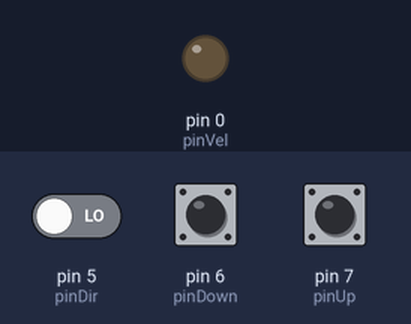
The sketch below on a simulated Arduino Uno, built with avr-gcc and run on an emulated ATmega328P. On the bench: output pins drawn as LEDs (lit = HIGH). Dashed ring = blinking. The inputs (shaded band) are chosen by the test bench; at power-on: pin 7 (pinUp) LOW, pin 6 (pinDown) LOW, pin 5 (pinDir) LOW.

Above: at 1.2 s.
1.3 s: pin 7 (pinUp) pulled HIGH for 0.15 s
At 2.2 s:
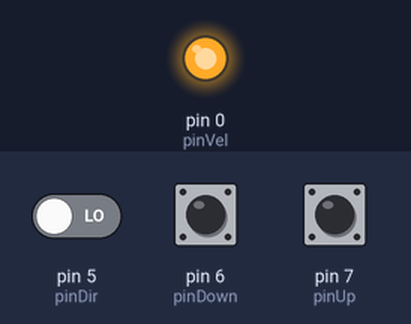
2.9 s: pin 6 (pinDown) pulled HIGH for 1 s
At 3.03 s:
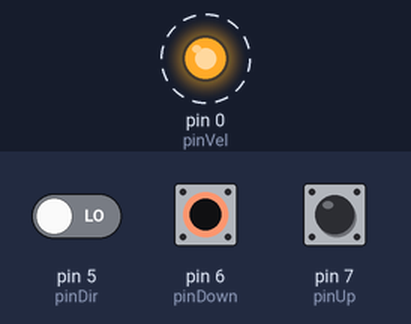
5.9 s: pin 6 (pinDown) pulled HIGH for 3.2 s
At 9.9 s:
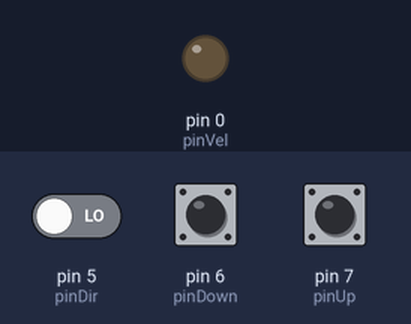
10.6 s: pin 7 (pinUp) pulled HIGH for 1 s
At 11.9 s:
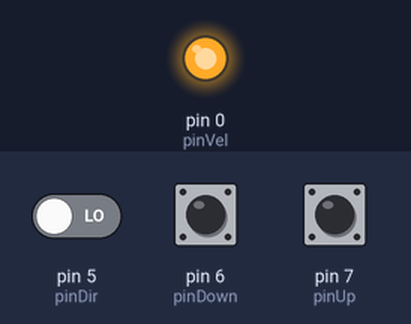
Timing chart, 0 to 13.6 s (numbered marks = the images above; inputs shaded):
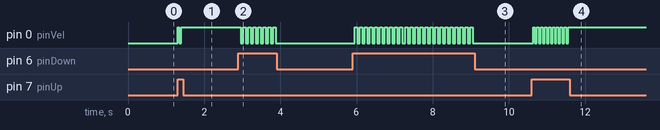

Measured:
- after the input at 1.3 s, pin 0 (pinVel): LOW → HIGH at once, → LOW 0.05 s later, → HIGH 0.05 s later
- after the input at 2.9 s, pin 0 (pinVel): alternates HIGH for 0.07 s and LOW for 0.07 s, 15 changes in all, then stays LOW, starting after 0.06 s
- after the input at 5.9 s, pin 0 (pinVel): alternates HIGH for 0.07 s and LOW for 0.07 s, 48 changes in all, then stays LOW, starting after 0.05 s
- after the input at 10.6 s, pin 0 (pinVel): alternates HIGH for 0.05 s and LOW for 0.05 s, 19 changes in all, then stays HIGH, starting at once

The sketch:

AcelerarMotor.ino
```cpp
#include <LiquidCrystal.h>
#define RS 13
#define EN 12
#define D4 11
#define D5 10
#define D6 9
#define D7 8

LiquidCrystal lcd(RS,EN,D4,D5,D6,D7);

const int pinVel = 0;
const int pinDer = 1;
const int pinIzq = 2;
const int pinDir = 5;
const int pinDown = 6;
const int pinUp = 7;
const int mtrFrec = 2200/60;
int Tmax, vel;
bool dir = 1;


void setup(){
	pinMode(pinVel, OUTPUT);
	Tmax = (1 / (mtrFrec * 2));
	//TODO: cambiar frecuencia del pwm
	vel = 50;
	analogWrite(pinVel, vel);
	cambiarDireccion();
}

//TODO: escribir en la pantalla
void acelerar(int cambio){
	vel += cambio;
	analogWrite(pinVel, vel);
}

void cambiarDireccion(){
	dir != dir;
	if(dir){
		digitalWrite(pinIzq, HIGH);
		digitalWrite(pinDer, LOW);
	}else{
		digitalWrite(pinIzq, LOW);
		digitalWrite(pinDer, HIGH);
	}
}

void loop(){
	if(digitalRead(pinUp)){
		acelerar(10);
	}else if(digitalRead(pinDown)){
		acelerar(-10);
	}else if(digitalRead(pinDir)){
		cambiarDireccion();
	}
}
```
